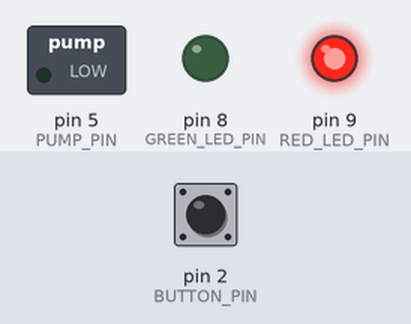
A sketch run on a simulated Arduino Uno, built with avr-gcc and run on an emulated ATmega328P. Parts: switched loads named in the sketch (green lamp = pin HIGH), output pins drawn as LEDs (lit = HIGH). The inputs (shaded band) are chosen by the test bench; at power-on: pin 2 (BUTTON_PIN) HIGH.

Above: at 1.2 s.
1.3 s: pin 2 (BUTTON_PIN) pulled LOW for 0.15 s
At 2.5 s:
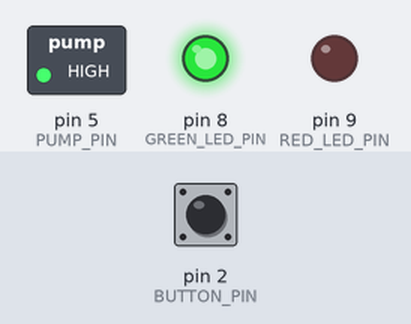
2.9 s: pin 2 (BUTTON_PIN) pulled LOW for 1 s
At 3.7 s:
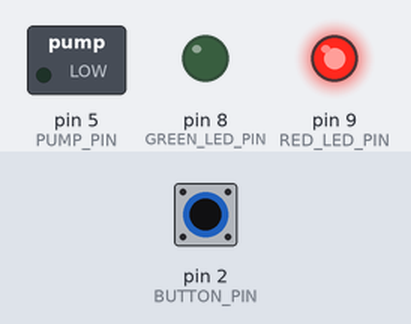
5.4 s: pin 2 (BUTTON_PIN) pulled LOW for 3.2 s
At 6.8 s:
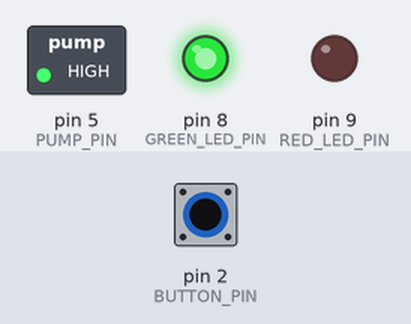
Timing chart, 0 to 8.4 s (numbered marks = the images above; inputs shaded):
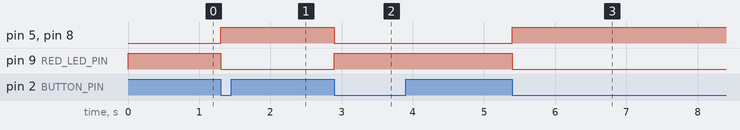

Measured:
- after the input at 1.3 s, pin 5 (PUMP_PIN), pin 8 (GREEN_LED_PIN): LOW → HIGH at once; pin 9 (RED_LED_PIN): HIGH → LOW at once
- after the input at 2.9 s, pin 5 (PUMP_PIN), pin 8 (GREEN_LED_PIN): HIGH → LOW at once; pin 9 (RED_LED_PIN): LOW → HIGH at once
- after the input at 5.4 s, pin 5 (PUMP_PIN), pin 8 (GREEN_LED_PIN): LOW → HIGH at once; pin 9 (RED_LED_PIN): HIGH → LOW at once

The sketch:

minipump.ino
```cpp
// Define pin numbers for components
#define PUMP_PIN 5        // Pin connected to the 3V DC pump
#define BUTTON_PIN 2      // Pin connected to the push button
#define GREEN_LED_PIN 8   // Pin connected to the green LED indicator
#define RED_LED_PIN 9     // Pin connected to the red LED indicator

// Define variables to store pump state and LED states
volatile bool pumpRunning = false;
bool greenLedState = LOW;
bool redLedState = LOW;

void setup() {
  // Initialize pins
  pinMode(PUMP_PIN, OUTPUT);
  pinMode(BUTTON_PIN, INPUT_PULLUP); // Use internal pull-up resistor
  pinMode(GREEN_LED_PIN, OUTPUT);
  pinMode(RED_LED_PIN, OUTPUT);

  // Attach interrupt to the button pin
  attachInterrupt(digitalPinToInterrupt(BUTTON_PIN), buttonPressed, FALLING);

  // Turn off pump and LEDs initially
  digitalWrite(PUMP_PIN, LOW);
  digitalWrite(GREEN_LED_PIN, LOW);
  digitalWrite(RED_LED_PIN, LOW);
}

void loop() {
  // Update LED states based on pump state
  digitalWrite(GREEN_LED_PIN, greenLedState);
  digitalWrite(RED_LED_PIN, redLedState);

  // Check if the pump is running and update LED states accordingly
  if (pumpRunning) {
    greenLedState = HIGH; // Turn on green LED
    redLedState = LOW;    // Turn off red LED
    digitalWrite(PUMP_PIN, HIGH); // Turn on the pump
  } else {
    greenLedState = LOW;  // Turn off green LED
    redLedState = HIGH;   // Turn on red LED
    digitalWrite(PUMP_PIN, LOW);  // Turn off the pump
  }
}

// Interrupt service routine for button press
void buttonPressed() {
  // Toggle pump state
  pumpRunning = !pumpRunning;
}
```
